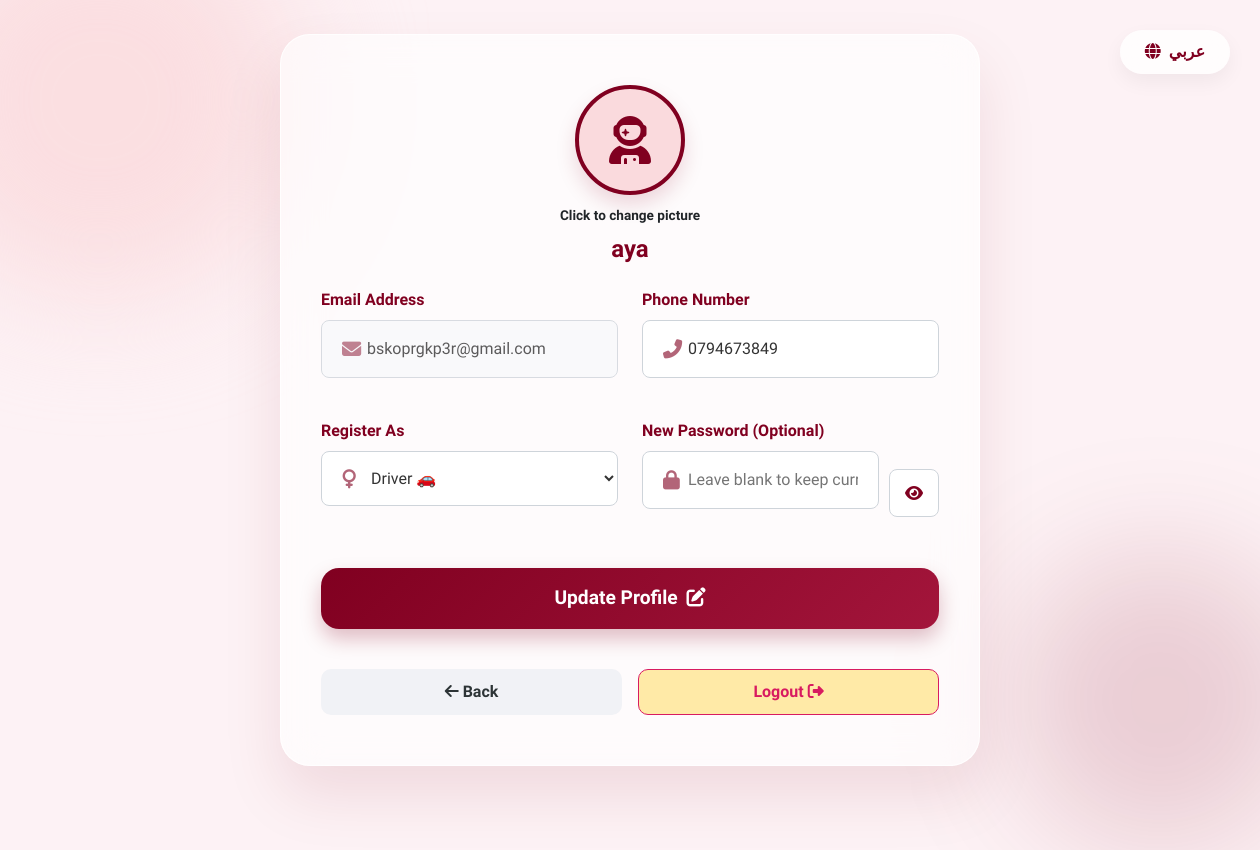
The app's page /profile.php (signed in) with its own data.
### tables this page shows
CREATE TABLE `users` (
  `id` int(11) NOT NULL,
  `full_name` varchar(255) NOT NULL,
  `email` varchar(255) NOT NULL,
  `PASSWORD` varchar(255) NOT NULL,
  `phone_number` varchar(20) NOT NULL,
  `dob` date NOT NULL,
  `role` enum('driver','passenger') NOT NULL,
  `profile_pic` varchar(255) NOT NULL DEFAULT 'default.png',
  `created_at` timestamp NOT NULL DEFAULT current_timestamp()
);

### lang.php (called while the page is built, shortened)
<?php
$lang = $_SESSION['lang'];
function __(string $key): string {
    global $translations, $lang;
    return $translations[$lang][$key] ?? $key;
}
?>

### profile.php (the view, shortened to what this page needs)
<?php
require_once 'db_connect.php';
require_once 'lang.php';
$user_id = $_SESSION['user_id'];
$sql = "SELECT * FROM users WHERE id = $user_id";
$result = mysqli_query($conn, $sql);
$user_data = mysqli_fetch_assoc($result);
$home_link = ($user_data['role'] == 'driver') ? 'driver_dashboard.php' : 'search.php';
?>
<!DOCTYPE html>
<html lang="<?php echo $lang; ?>" dir="<?php echo $lang == 'ar' ? 'rtl' : 'ltr'; ?>">
<head>
    <link href="https://cdn.jsdelivr.net/npm/bootstrap@5.3.0/dist/css/bootstrap.min.css" rel="stylesheet">
    <link rel="stylesheet" href="https://cdnjs.cloudflare.com/ajax/libs/font-awesome/6.4.0/css/all.min.css">
    <link rel="stylesheet" href="style.css">
</head>
<body>
    <div class="bg-shape shape-1"></div>
    <div class="bg-shape shape-2"></div>
    <a href="?lang=<?php echo $lang == 'ar' ? 'en' : 'ar'; ?>" class="lang-toggle">
        <i class="fa-solid fa-globe me-1"></i> <?php echo $lang == 'ar' ? 'English' : 'عربي'; ?>
    </a>
    <div class="premium-card" style="max-width: 700px;">
        <form method="POST" action="" enctype="multipart/form-data" id="profileForm">
            <div class="text-center mb-4">
                <div class="profile-pic-container" onclick="document.getElementById('fileInput').click();">
                    <?php if($user_data['profile_pic'] != 'default.png' && file_exists('uploads/'.$user_data['profile_pic'])): ?>
                        <img src="uploads/<?php echo $user_data['profile_pic']; ?>" class="profile-pic" alt="Profile">
                    <?php else: ?>
                        <div class="profile-pic" style="background: var(--baby-pink); display: flex; align-items: center; justify-content: center;"><i class="fa-solid fa-user-astronaut fa-3x" style="color: var(--burgundy);"></i></div>
                    <?php endif; ?>
                </div>
                <div style="font-size: 0.85rem; color: var(--text-muted); margin-top: -5px; margin-bottom: 10px; font-weight: bold;"><?php echo __('change_pic'); ?></div>
                <h4 style="color: var(--burgundy); font-weight: 800;"><?php echo $user_data['full_name']; ?></h4>
            </div>
            <div class="row">
                <div class="col-md-6 mb-3"><label class="form-label fw-bold" style="color: var(--burgundy);"><?php echo __('email'); ?></label><div class="input-group-custom" style="background-color: #f8f9fa; opacity: 0.8;"><i class="fa-solid fa-envelope main-icon"></i><input type="email" class="premium-input" value="<?php echo $user_data['email']; ?>" readonly></div></div>
                <div class="col-md-6 mb-3"><label class="form-label fw-bold" style="color: var(--burgundy);"><?php echo __('phone'); ?></label><div class="input-group-custom" id="phoneGroup"><i class="fa-solid fa-phone-flip main-icon"></i><input type="text" name="phone_number" id="phone" class="premium-input" value="<?php echo $user_data['phone_number']; ?>" required></div><div id="phoneError" class="instant-error"><i class="fa-solid fa-xmark"></i> Invalid Phone!</div></div>
            </div>
            <div class="row">
                <div class="col-md-6 mb-3"><label class="form-label fw-bold" style="color: var(--burgundy);"><?php echo __('role'); ?></label><div class="input-group-custom"><i class="fa-solid fa-venus main-icon"></i><select name="role" class="premium-input" required><option value="passenger" <?php echo ($user_data['role'] == 'passenger') ? 'selected' : ''; ?>><?php echo __('passenger'); ?></option><option value="driver" <?php echo ($user_data['role'] == 'driver') ? 'selected' : ''; ?>><?php echo __('driver'); ?></option></select></div></div>
                <div class="col-md-6 mb-4"><label class="form-label fw-bold" style="color: var(--burgundy);">New Password (Optional)</label><div class="password-wrapper"><div class="input-group-custom" id="passGroup"><i class="fa-solid fa-lock main-icon"></i><input type="password" name="new_password" id="newPassword" class="premium-input" placeholder="Leave blank to keep current"></div><button type="button" class="eye-btn-outside" id="togglePasswordBtn"><i class="fa-solid fa-eye" id="eyeIcon"></i></button></div><div id="passError" class="instant-error"><i class="fa-solid fa-xmark"></i> Too weak!</div></div>
            </div>
            <button type="submit" id="submitBtn" class="premium-btn mb-3"><?php echo __('update_btn'); ?> <i class="fa-solid fa-pen-to-square ms-1"></i></button>
        </form>
        <div class="d-flex gap-3 mt-4">
            <a href="<?php echo $home_link; ?>" class="btn w-50" style="background: #f1f2f6; color: #2d3436; font-weight: bold; border-radius: 10px; padding: 10px;"><i class="fa-solid fa-arrow-left"></i> <?php echo __('back_btn'); ?></a>
            <button type="button" onclick="confirmLogout()" class="btn w-50" style="background: #ffeaa7; color: #d81b60; font-weight: bold; border-radius: 10px; padding: 10px; border: 1px solid #d81b60;"><?php echo __('logout_btn'); ?> <i class="fa-solid fa-right-from-bracket"></i></button>
        </div>
    </div>
</body>
</html>

### style.css (style rules this page uses)
:root { --baby-pink: #FADADD; --burgundy: #800020; --burgundy-light: #a3153b; --white: #ffffff; }
body { font-family: 'Tajawal', sans-serif; background-color: #fdf2f5; min-height: 100vh; display: flex; align-items: center; justify-content: center; margin: 0; position: relative; }
.bg-shape { position: absolute; border-radius: 50%; filter: blur(60px); z-index: -1; animation: float 10s infinite ease-in-out alternate; }
.shape-1 { width: 400px; height: 400px; background: rgba(250, 218, 221, 0.8); top: -100px; left: -100px; }
.shape-2 { width: 300px; height: 300px; background: rgba(128, 0, 32, 0.15); bottom: -50px; right: -50px; animation-delay: -5s; }
.premium-card { background: rgba(255, 255, 255, 0.65); backdrop-filter: blur(20px); -webkit-backdrop-filter: blur(20px); border: 1px solid rgba(255, 255, 255, 0.8); border-radius: 30px; box-shadow: 0 30px 60px rgba(128, 0, 32, 0.1); padding: 50px 40px; width: 100%; max-width: 420px; z-index: 1; transform: translateY(30px); opacity: 0; animation: slideUp 0.8s cubic-bezier(0.16, 1, 0.3, 1) forwards; }
.input-group-custom { position: relative; margin-bottom: 25px; }
.input-group-custom i { position: absolute; top: 50%; transform: translateY(-50%); color: var(--burgundy); opacity: 0.6; font-size: 1.2rem; transition: 0.3s; }
html[dir="ltr"] .input-group-custom i { left: 20px; }
html[dir="ltr"] .premium-input { padding: 16px 20px 16px 50px; }
.premium-input { width: 100%; background: rgba(255, 255, 255, 0.9); border: 2px solid transparent; border-radius: 18px; font-size: 1rem; color: #333; transition: all 0.3s ease; box-shadow: 0 4px 15px rgba(0,0,0,0.02); }
.premium-btn { background: linear-gradient(135deg, var(--burgundy) 0%, var(--burgundy-light) 100%); color: var(--white); border: none; border-radius: 18px; padding: 16px; font-size: 1.2rem; font-weight: 700; width: 100%; transition: all 0.4s ease; cursor: pointer; margin-top: 10px; box-shadow: 0 10px 20px rgba(128, 0, 32, 0.25); }
.lang-toggle { position: absolute; top: 30px; right: 30px; background: rgba(255, 255, 255, 0.8); backdrop-filter: blur(10px); color: var(--burgundy); padding: 10px 25px; border-radius: 25px; font-weight: 700; text-decoration: none; box-shadow: 0 8px 20px rgba(0,0,0,0.05); transition: all 0.3s ease; z-index: 10; }

### profile.php (style rules this page uses)
.profile-pic-container { position: relative; width: 110px; height: 110px; margin: 0 auto 15px; cursor: pointer; }
.profile-pic { width: 110px; height: 110px; border-radius: 50%; object-fit: cover; border: 4px solid var(--burgundy ); box-shadow: 0 10px 20px rgba(128,0,32,0.15); transition: 0.3s; }
.input-group-custom { position: relative; width: 100%; background: #fff; border: 1px solid #ced4da; border-radius: 8px; transition: 0.3s; }
.main-icon { position: absolute; top: 50%; transform: translateY(-50%); color: var(--burgundy); font-size: 1.1rem; z-index: 5; }
.premium-input { width: 100%; border: none !important; outline: none !important; padding: 12px 15px; background: transparent; box-shadow: none !important; border-radius: 8px; }
html[dir="ltr"] .main-icon { left: 15px; }
html[dir="ltr"] .premium-input { padding-left: 45px; }
.password-wrapper { display: flex; align-items: center; gap: 10px; }
.eye-btn-outside { background: #fff; border: 1px solid #ced4da; border-radius: 8px; width: 50px; height: 48px; display: flex; align-items: center; justify-content: center; color: var(--burgundy); cursor: pointer; transition: 0.3s; flex-shrink: 0; }

### records on screen
users: full_name "aya", email "bskoprgkp3r@gmail.com", phone_number "0794673849", role "Driver 🚗"

### other values on screen
__('change_pic') "Click to change picture"
__('email') "Email Address"
__('phone') "Phone Number"
__('role') "Register As"
__('update_btn') "Update Profile"
__('back_btn') "Back"
__('logout_btn') "Logout"
